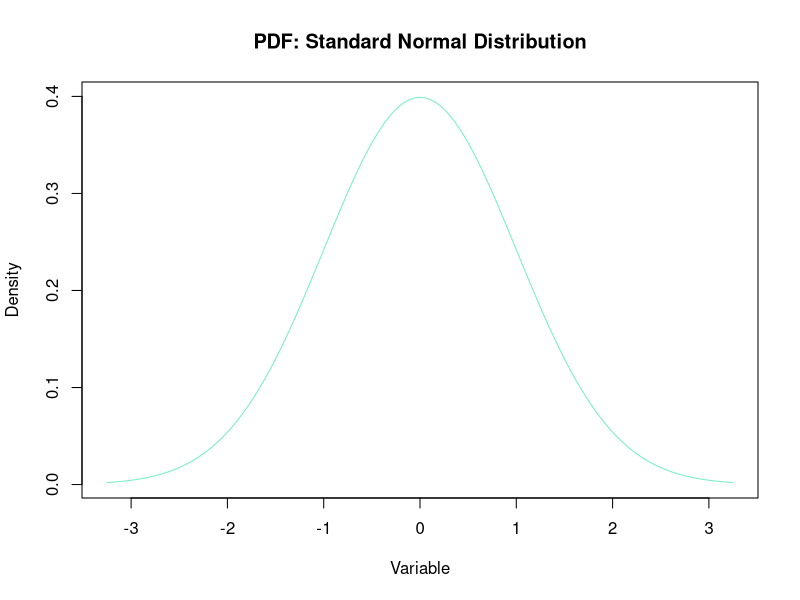
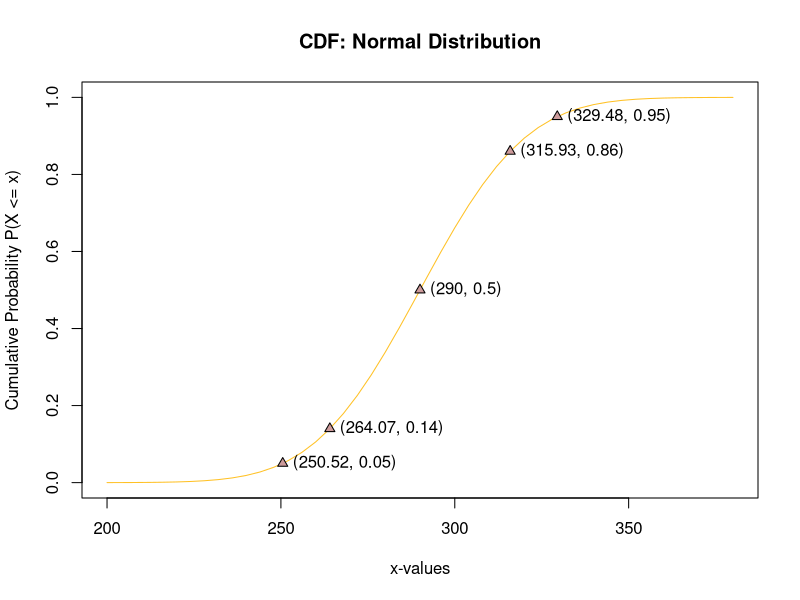

The R script that drew these images, in order:
##### R Project 4: Normal Distribution
##### Name: Dylan Smith
##### Version Number: 1


#############################
###### PART 1 ###############
###### GRAPH  ###############
#############################

## DENSITY FUNCTION
	## C1: Create x-values - code
  part1_x <- seq(from = -3.25, to = 3.25, by = 0.0025)


	## C2: Create y-values - code
  part1_y <- dnorm(part1_x, mean = 0, sd = 1)


	## C3: Create Plot - code
	## Remember to save your plot and also submit it to Gradescope.
  plot(x = part1_x, y = part1_y, type = "l", lty = 1, col = "aquamarine2", main = "PDF: Standard Normal Distribution", xlab = "Variable", ylab = "Density")




#############################
###### PART 1 ###############
###### QUESTIONS  ###########
#############################

## Question 4: Largest approximate y value
	# Answer: The largest y value is approximately 0.4.
  # The exact value given by max(part1_y) is 0.3989423.





## Question 5: Why stop at the x-values from C1 instead of something like -1 and +1?
	# Answer: We want to stop at larger numbers like -3.25 and +3.25 because a large percentage
  # of the distribution falls outside the bounds of -1 and +1.





## Question 6: When calculating a probability, how would this be represented on the graph?
	# Answer: The probability that a random variable X lies in a certain range between
  # a and b on the graph is equal the the integral from a to b of the function. The area
  # under the curve shown by the graph is the probability.





## Question 7: Standard Normal Questions
	## a) What is the mean and variance of the standard normal distribution?
			## Mean = 0
			## Variance = 1
	

	## b) What random variable abbreviation do we usually use to represent the standard normal distribution?
			## Answer: Z

	
	## c) Based on graph in Part 1, what do the values on the horizontal axis represent?
			## Answer: They represent the Z-score.






#############################
###### PART 2 ###############
###### GRAPH  ###############
#############################

## CUMULATIVE DISTRIBUTION FUNCTION
## X ~ N(mean = 290; variance = 576) (see PDF for mean and variance values)


	## C8: Create x-values - code
  part2_x <- seq(from = 200, to = 380, by = 4)


	## C9: Create y-values - code
  part2_y <- pnorm(part2_x, mean = 290, sd = 24, lower.tail = TRUE)


	## C10: Create Plot - code
  plot(x = part2_x, y = part2_y, type = "l", lty = 1, col = "goldenrod1", main = "CDF: Normal Distribution", xlab = "x-values", ylab = "Cumulative Probability P(X <= x)")


	## C11: Cumulative Probabilities - code
  cumulative_prob <- c(0.05, 0.14, 0.50, 0.86, 0.95)


	## C12: Find x-values associated with cumulative probabilities - code
  quantiles <- qnorm(cumulative_prob, mean = 290, sd = 24, lower.tail = TRUE)


	## C13: Overlay points on plot - code
  points(x = quantiles, y = cumulative_prob, pch = 24, bg = "rosybrown3", )


	## C14: Add text at each point - code
	## Remember to save your plot and also submit it to Gradescope.  <- this is the only plot from Part 2 you need to submit.
  text(x = quantiles, y = cumulative_prob, labels = paste("(", round(quantiles,2), ", ", cumulative_prob,")", sep = ""), pos = 4)





#############################
###### PART 2 ###############
###### QUESTIONS  ###########
#############################

## Question 15: What do the y-values approach as x goes to +/- infinity?
	# As x goes towards -infinity: 0


	# As x goes towards +infinity: 1





## Question 16: Pick one of the points on your graph from Part 2.  Write a probability statement involving the $x$- and $y$- coordinate values that describes how they relate to each other. Do not use the value corresponding to y = 0.5.

	# Point you will use: (250.52, 0.05)


	# Probability Statement: When generating a CDF for the normal distribution with mean = 290 and variance = 576,
  # there is a 5% chance that an x-value chosen at random will be less than or equal to 250.52.





## Question 17: Create and solve your own probability problem.
## Start with the Normal Distribution you were provided with in Part 2.
## Must be of the form where you solve for a particular value, given the probability.
## Do not use any of the points from Q16.
## Do not use the mean value (meaning the point corresponding to the mean; still use the mu provided when doing your calculation).
## Include your code and your final answer.
## Do NOT use a table or your calculator.

	# Question: What is the value of k such that P(X <= k) = 0.25?


	# Code: qnorm(0.25, mean = 290, sd = 24, lower.tail = TRUE)


	# Answer: 273.8122



